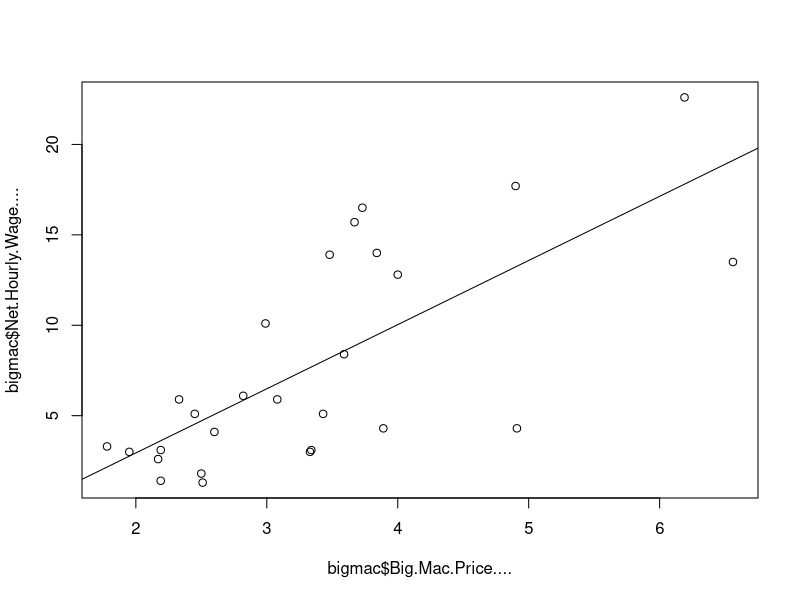
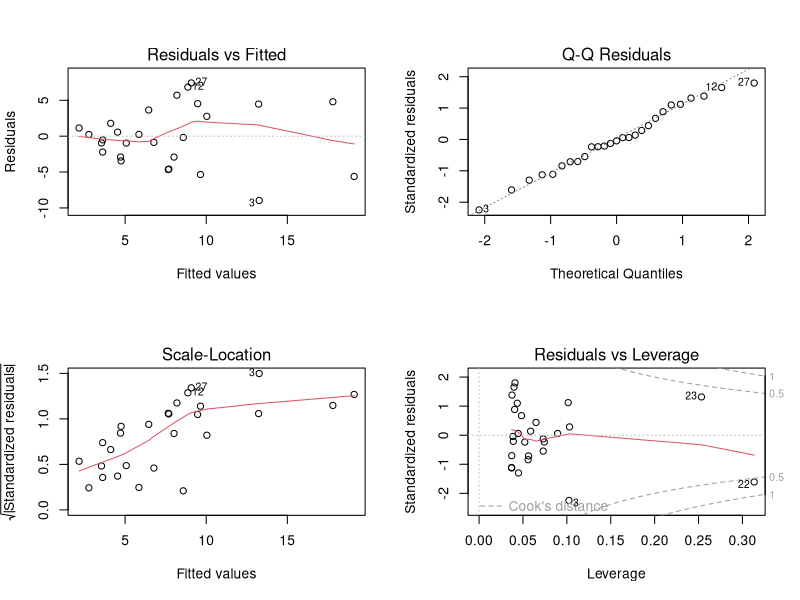

Generate these figures, in order, with R: (Note: this script raises an error after producing the figures.)
setwd("F:/Batch47/20181006_Batch47_CSE7302c_LinearRegression")

# Regression

bigmac <- read.csv("BigMac-NetHourlyWage.csv", header = T, sep = ",")
bigmac
lm(bigmac$Net.Hourly.Wage....~bigmac$Big.Mac.Price....,bigmac)
bigmaclm <- lm(bigmac$Net.Hourly.Wage....~bigmac$Big.Mac.Price....,bigmac)
summary(bigmaclm)
par(mfrow=c(1,1))
plot(bigmac$Big.Mac.Price....,bigmac$Net.Hourly.Wage....)
abline(bigmaclm)
par(mfrow=c(2,2))
plot(bigmaclm)

#Influential Observations
x <- c(0.1,0.45401,1.09765,1.27936,2.20611,2.50064,3.0403,
       3.23583,4,4.1699,4.45308,5.28474,5.59238,5.92091,
       6.66066,6.79953,7.97943,8.41536,8.70156,8.71607,9.16463)
y <- c(-0.0716,4.1673,6.5703,13.815,11.4501,12.9554,20.1575,
       17.5633,40,22.7573,26.0317,26.303,30.6885,33.9402,
       30.9228,34.11,44.4536,46.5022,46.5475,50.0568,45.7762)
simple.lm = lm(y~x)
CooksD = cooks.distance(simple.lm)
CooksD
leverage = lm.influence(simple.lm)$hat
leverage
stdres(simple.lm)
studres(simple.lm)
par(mfrow=c(2,1))
plot(x,y,col=ifelse(CooksD > qf(0.1,2,19),'red','black'))
plot(x,y,col=ifelse(leverage > 4/21,'blue','black'))
qf(0.1,2,19)
